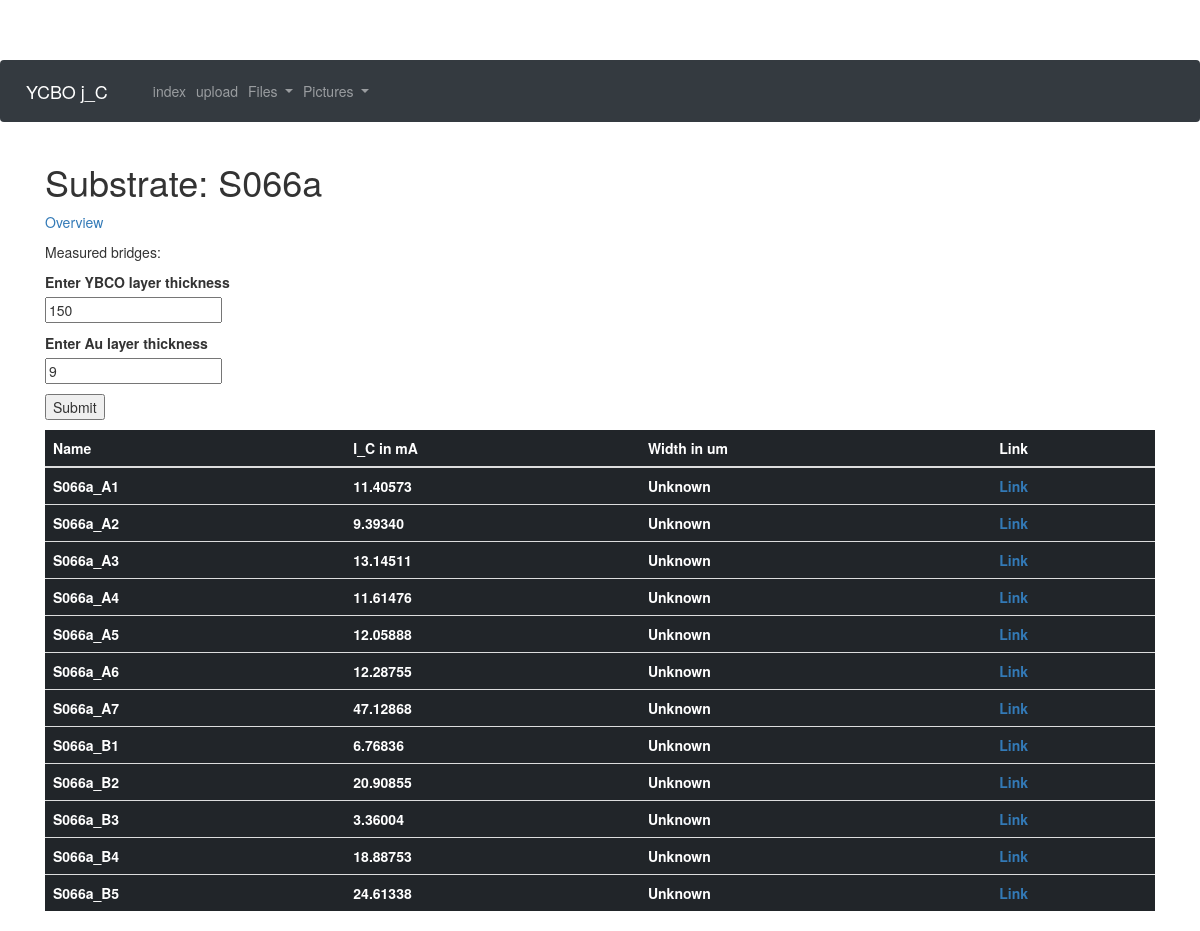
/substrate/S066a, run on an earlier commit of the app's database.
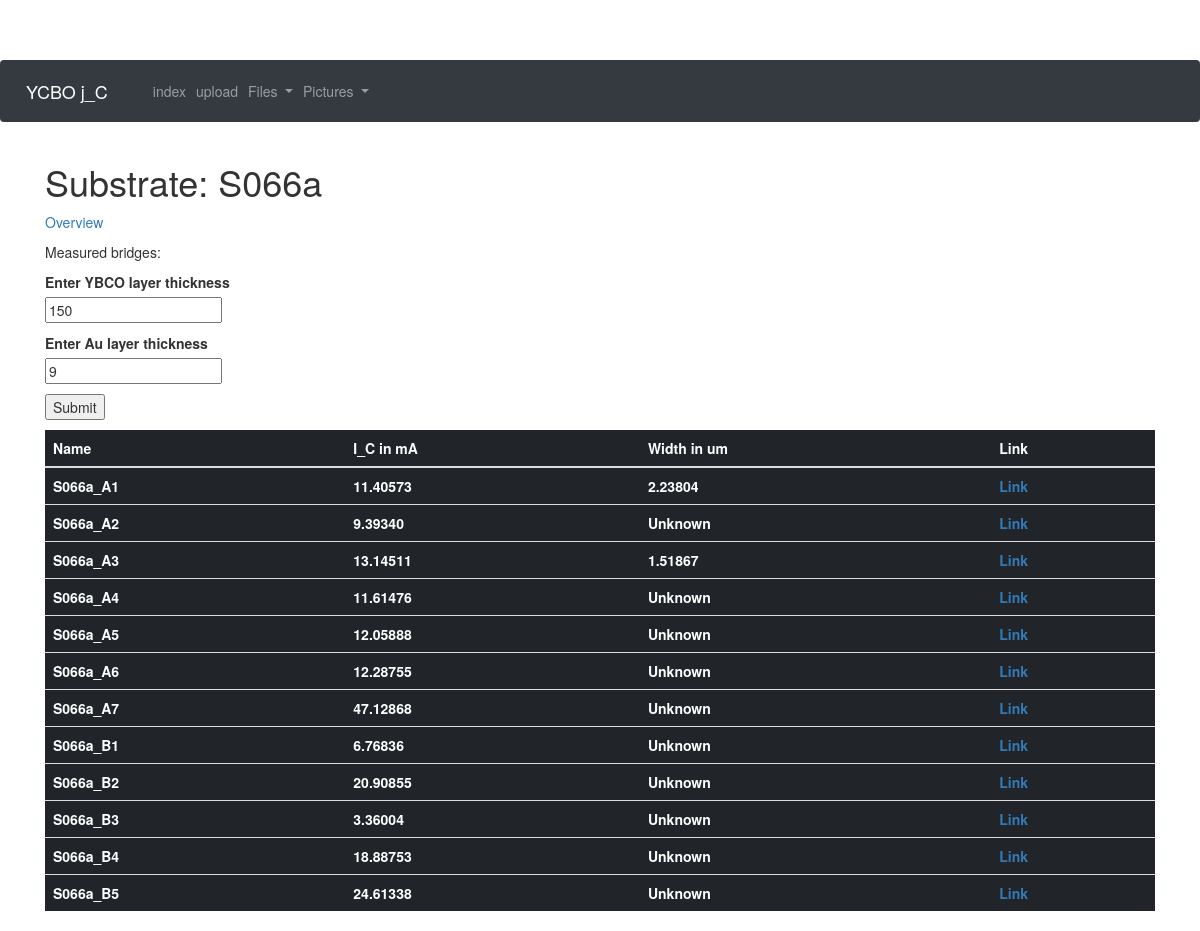
And on a later commit of the database.
### app/models.py (models this page shows, shortened)
class Bridge(db.Model):
    id = db.Column(db.Integer, primary_key = True)
    substrate_id = db.Column(db.Integer, db.ForeignKey("substrate.id"))
    bridgename = db.Column(db.String(32))
    j_C = db.Column(db.Float)
    res = db.Column(db.Float)
    bridgewitdh = db.Column(db.Float)
    documents = db.relationship("Document", backref = "bridge", lazy = "dynamic")
    pictures = db.relationship("Picture", backref = "bridge", lazy = "dynamic")

### app/routes.py (the view)
@app.route("/substrate/<substratename>", methods=["POST","GET"])
def substrate(substratename):
    substrate = Substrate.query.filter_by(substratename=substratename).first_or_404()
    form = SubstrateEditForm()
    form.YBCO_layer.default = substrate.YBCO_layer
    form.Au_layer.default = substrate.Au_layer
    if request.method =="POST":
        if form.submit_layer.data:
            substrate.YBCO_layer = form.YBCO_layer.data
            substrate.Au_layer = form.Au_layer.data
            db.session.add(substrate)
            db.session.commit()
    return render_template("substrate.html", substrate = substrate, form = form)

### app/forms.py
class SubstrateEditForm(FlaskForm):
    YBCO_layer = StringField("Enter YBCO layer thickness")
    Au_layer = StringField("Enter Au layer thickness")
    submit_layer = SubmitField("Submit")

### app/templates/substrate.html (shortened to what this page needs)
{% extends "base.html" %}
{% block content %}
<h1>Substrate: {{substrate.substratename}}</h1>
<p><a href="{{url_for('index')}}">Overview</a></p>
<p>Measured bridges:<p>
<form action="" method="post">
  <p>
    {{ form.YBCO_layer.label }}<br>
    {{ form.YBCO_layer(value=form.YBCO_layer.default) }}
  </p>
  <p>
    {{ form.Au_layer.label }}<br>
    {{ form.Au_layer(value=form.Au_layer.default) }}
  </p>
  <p>{{ form.submit_layer() }}</p>
</form>
<table class="table table-dark">
  <thead>
    <tr>
      <th scope="col">Name</th>
      <th scope="col">I_C in mA</th>
      <th scope="col">Width in um</th>
      <th scope="col">Link</th>
    </tr>
  </thead>
  <tbody>
    {% for bridge in substrate.bridges.all() %}
    <tr>
      <th scope="row">{{ bridge.bridgename }}</th>
      <th>{% if bridge.j_C %}{{ "%.5f"%bridge.j_C }}{% else %}Unknown{% endif %}</th>
      <th>{% if bridge.bridgewitdh %}{{ "%.5f"%bridge.bridgewitdh }}{% else %}Unknown{% endif %}</th>
      <th><a href="{{url_for('bridge', bridgename = bridge.bridgename) }}">Link</a></th>
    </tr>
    {% endfor %}
  </tbody>
</table>
{% endblock %}

What changed in the data, as far as the page shows it:
changed Bridge "S066a_A1": bridgewitdh (not shown) → "2.23804"; no longer shows "Unknown"
changed Bridge "S066a_A3": bridgewitdh (not shown) → "1.51867"; no longer shows "Unknown"
